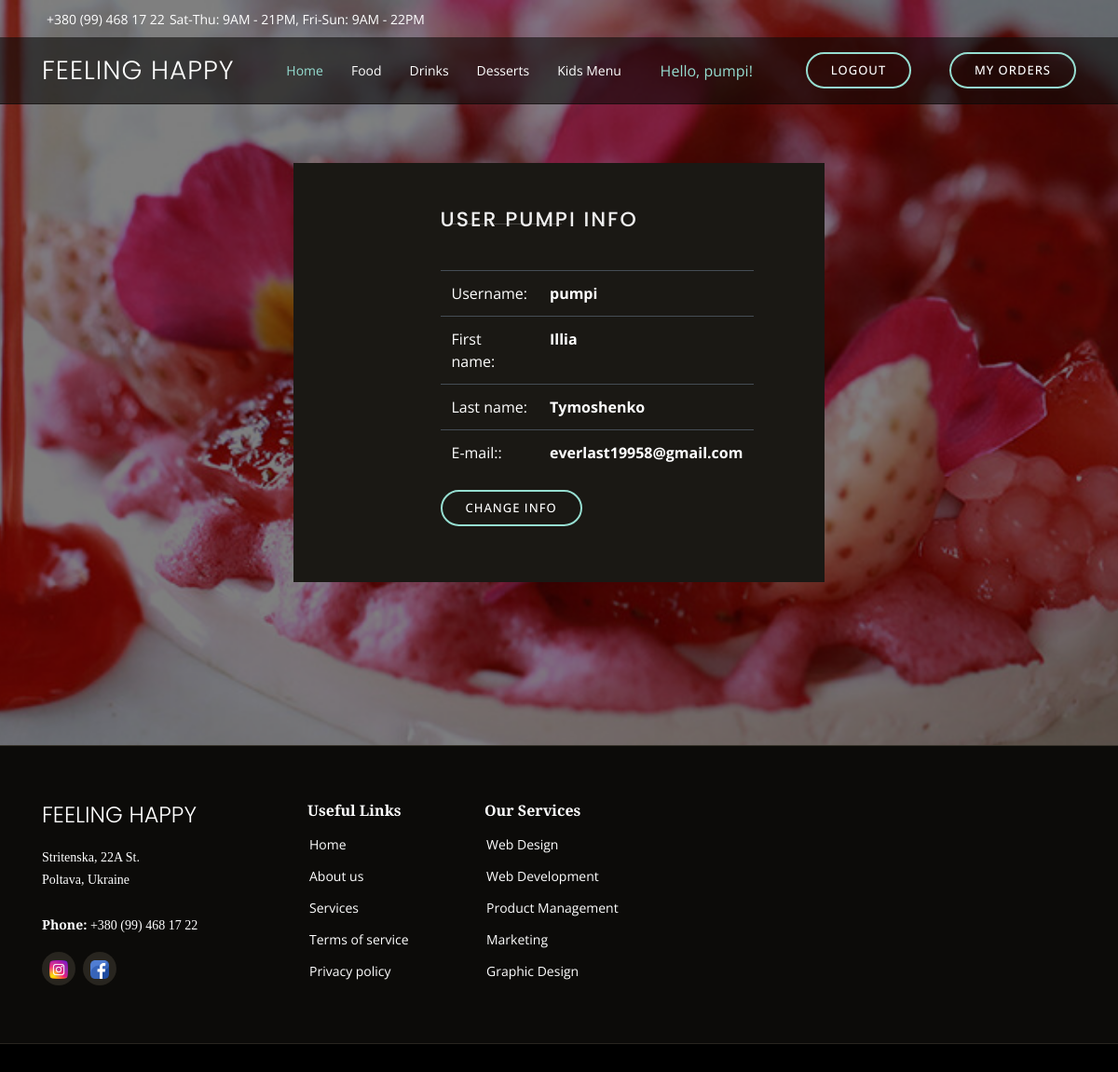
/user/user_detail/ (signed in), run on the app's committed database.
### user/models.py (models this page shows)
class User(AbstractUser):
    pass

### user/views.py (the view)
# urls.py: path("user_detail/", UserDetailView.as_view(), name="user-detail"),
class UserDetailView(generic.DetailView):
    model = User
    template_name = "user/user_detail.html"
    def get_object(self, queryset=None):
        return self.request.user

### templates/user/user_detail.html
{% extends "base.html" %}
{% block content %}
<section id="hero" class="d-flex align-items-center">
  <div class="col-sm-6" style="margin: auto">
  <section id="menu" class="menu section-bg">
    <div class="col-sm-6" style="margin: auto">
      <div class="section-title"><h2>User {{ user.username }} info</h2></div>
      <table class="table table-dark" style="background-color: transparent">
        <tr>
          <td>Username:</td>
          <th>{{ user.username }}</th>
        </tr>
        <tr>
          <td>First name:</td>
          <th>{{ user.first_name }}</th>
        </tr>
        <tr>
          <td>Last name:</td>
          <th>{{ user.last_name }}</th>
        </tr>
        <tr>
          <td>E-mail::</td>
          <th>{{ user.email }}</th>
        </tr>
      </table>
      <a href="{% url 'user:user-update' pk=user.id %}">
        <button class="button" name="food" style="margin: auto">Change info</button>
      </a>
    </div>
  </section>
  </div>
</section>
{% endblock %}

### templates/includes/navbar.html (shortened to what this page needs)
<nav id="navbar" class="navbar order-last order-lg-0">
  <ul>
    <li><a class="nav-link scrollto active" href="{% url 'index' %}">Home</a></li>
    <li><a class="nav-link scrollto" href="{% url 'dish:dish-list' dish_type='Breakfasts'%}">Food</a></li>
    <li><a class="nav-link scrollto" href="{% url 'dish:dish-list' dish_type='Coffee'%}">Drinks</a></li>
    <li><a class="nav-link scrollto" href="{% url 'dish:dish-list' dish_type='Cheescakes'%}">Desserts</a></li>
    <li><a class="nav-link scrollto" href="{% url 'dish:dish-list' dish_type='Kids Menu'%}">Kids Menu</a></li>
  </ul>
</nav>
{% if user.is_authenticated %}
  <a href="{% url 'user:user-detail' %}" class="nav-link scrollto">Hello, {{ user.username }}!</a>
  <a href="{% url 'logout' %}" class="book-a-table-btn scrollto d-none d-lg-flex">Logout</a>
  <a href="{% url 'order:order-list' %}" class="book-a-table-btn scrollto d-none d-lg-flex">My orders</a>
{% else %}
<a href="{% url 'login' %}" class="book-a-table-btn scrollto d-none d-lg-flex">Login</a>
{% endif %}

### static/assets/css/style.css (style rules this page uses)
body { font-family: "Open Sans", sans-serif; background: #0c0b09; color: #fff; }
a { color: #96DED1; text-decoration: none; }
h1, h2, h3, h4, h5, h6 { font-family: "Playfair Display", serif; }
.book-a-table-btn, .button { background: None; margin: 0 0 0 15px; border: 2px solid #96DED1; color: #fff; border-radius: 50px; padding: 8px 25px; text-transform: uppercase; font-size: 13px; font-weight: 500; letter-spacing: 1px; transition: 0.3s; }
.navbar { padding: 0; }
.navbar ul { margin: 0; padding: 0; display: flex; list-style: none; align-items: center; }
.navbar li { position: relative; }
.navbar a, .navbar a:focus { display: flex; align-items: center; justify-content: space-between; padding: 10px 0 10px 30px; color: #fff; white-space: nowrap; transition: 0.3s; font-size: 14px; }
.navbar a:hover, .navbar .active, .navbar .active:focus, .navbar li:hover>a { color: #96DED1; }
#hero { width: 100%; height: 100vh; background: url("../img/hero-bg.jpg") top center; background-size: cover; position: relative; padding: 0; }
#hero:before { content: ""; background: rgba(0, 0, 0, 0.5); position: absolute; bottom: 0; top: 0; left: 0; right: 0; }
#hero h2 { color: #eee; margin-bottom: 10px 0 0 0; font-size: 22px; }
@media (min-width: 1024px) { #hero { background-attachment: fixed; } }
section { padding: 60px 0; overflow: hidden; }
.section-bg { background-color: #1a1814; }
.section-title { padding-bottom: 40px; }
.section-title h2 { font-size: 14px; font-weight: 500; padding: 0; line-height: 1px; margin: 0 0 5px 0; letter-spacing: 2px; text-transform: uppercase; color: #aaaaaa; font-family: "Poppins", sans-serif; }
.section-title h2::after { content: ""; width: 120px; height: 1px; display: inline-block; background: rgba(255, 255, 255, 0.2); margin: 4px 10px; }

### data on the page
User: username "pumpi", username "PUMPI", first_name "Illia", last_name "Tymoshenko", email "everlast19958@gmail.com"
